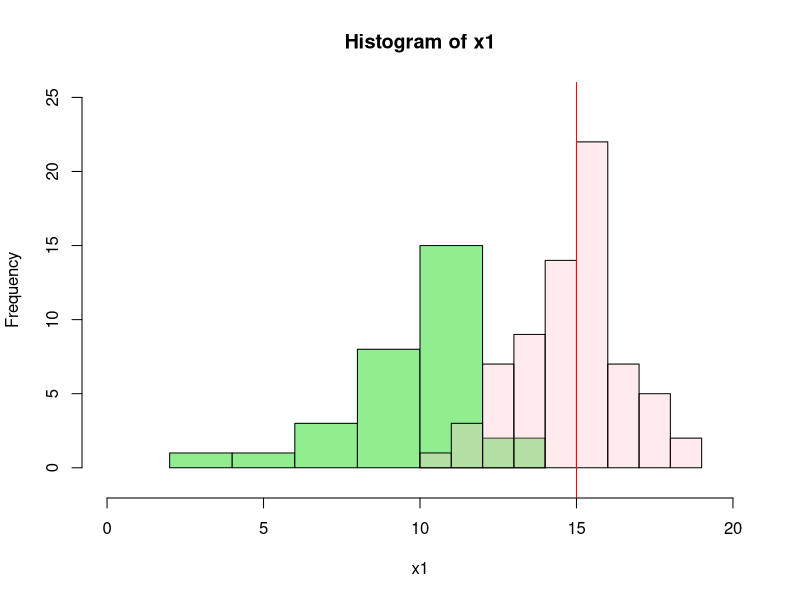
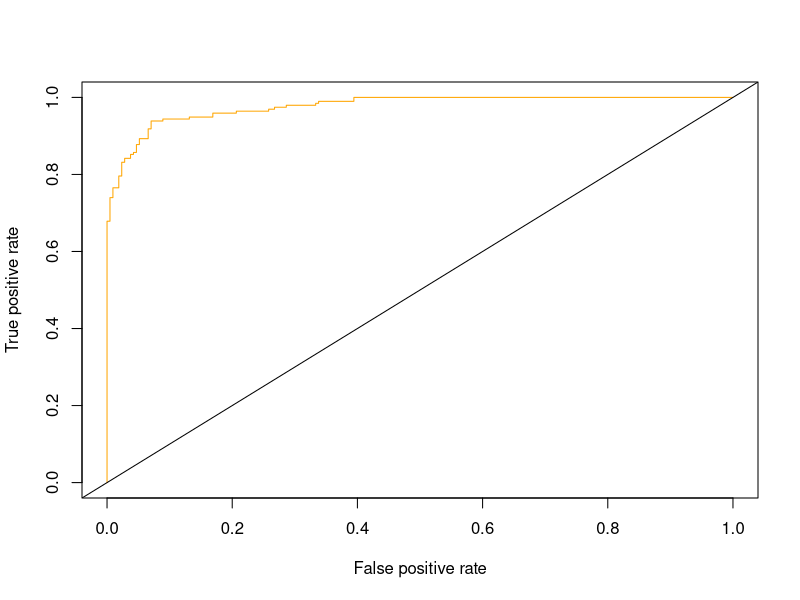

Here is the R script that generated these plots, in order: (Note: this script raises an error after producing the figures.)
## ---- chunk 1
knitr::opts_chunk$set(echo = TRUE, tidy=TRUE, tidy.opts=list(width.cutoff=80))
## ---- chunk 2
set.seed(99)
mean0 = 10
mean1 = 15
pi0 = 0.3
pi1 = 0.7
sd0= 2
sd1=2
x1 = rnorm(100*pi0, mean = mean0, sd = sd0)
x2 = rnorm(100*pi1, mean = mean1, sd = sd1)
plot(hist(x1,plot=FALSE), col = '#90ee90' ,xlim = c(0,20),ylim = c(-1,25))
plot(hist(x2,plot=FALSE), col = rgb(255,192,203, max = 255, alpha = 80, names = "lt.pink") , add = T)
abline(v=15,col="red")

set.seed(99)
p0_1 = sample(x1,1) * (mean0/sd0^2) - (mean0^2/(2*sd0^2)) + log(pi0)
cat('\np0_1 is:', p0_1)
p1_1 = sample(x1,1) * (mean1/sd1^2) - (mean1^2/(2*sd1^2)) + log(pi1)
cat('\np0_1 is:', p1_1)
p0_1/p1_1
cat('\np0_1/p1_1 is:', p0_1/p1_1)
cat("\nSince p0_1/p1_1>0, x1 belongs to class k = 0.")
p0_2 = sample(x2,1) * (mean0/sd0^2) - (mean0^2/(2*sd0^2)) + log(pi0)
cat('\np0_2 is:', p0_2)
p1_2 = sample(x2,1) * (mean1/sd1^2) - (mean1^2/(2*sd1^2)) + log(pi1)
cat('\np1_2 is:', p1_2)
p0_2/p1_2
cat('\np0_2/p1_2 is:', p0_2/p1_2)
cat("\nSince p0_2/p1_2<0, x2 belongs to class k = 1.\n")
cat("As shown in the graoh, the intersection between two class distributinos is about from x=10 to x=14. \nThe misclassified values might be at the intersection region of the two classes \nbecause they have closed p values from each class.\n")

P0fun <- function(x){
  p0_fun = pi0*( (1/(sqrt(2*pi)*sd0))*exp(-(1/(2*sd0^2))*(x-mean0)^2) ) / ((pi0*( (1/(sqrt(2*pi)*sd0))*exp(-(1/(2*sd0^2))*(x-mean0)^2) ))+(pi1*( (1/(sqrt(2*pi)*sd1))*exp(-(1/(2*sd1^2))*(x-mean1)^2) )))
  return(p0_fun)
}
P1fun <- function(x){
  p1_fun = pi1*( (1/(sqrt(2*pi)*sd1))*exp(-(1/(2*sd1^2))*(x-mean1)^2) ) / ((pi0*( (1/(sqrt(2*pi)*sd0))*exp(-(1/(2*sd0^2))*(x-mean0)^2) ))+(pi1*( (1/(sqrt(2*pi)*sd1))*exp(-(1/(2*sd1^2))*(x-mean1)^2) )))
  return(p1_fun)
}
X <- c(x1,x2)
Pr = vector(length = 100)
for (i in (1:100)) {
  Pr[i] = max(P0fun(X[i]),P1fun(X[i]))
}
bayes_error = 1-mean(Pr)
cat("\nThe Bayes Error Rate is",bayes_error)
## ---- chunk 3
library(MASS)
library(class)
attach(Boston)
n = nrow(Boston)
dim(Boston)
crime_dummy = rep(0, length(crim))
crime_dummy[crim>0.3] = 1
set.seed(99)
train=sample(c(TRUE,FALSE), size=n, prob=c(.80, .20), rep=TRUE)
test=(!train)
Boston.train = Boston[train,]
Boston.test = Boston[test,]
crime_dummy.train = crime_dummy[train]
crime_dummy.test = crime_dummy[test]

perfcheck <- function(ct) {
  Accuracy <- (ct[1]+ct[4])/sum(ct)
  Recall <- ct[4]/sum((ct[2]+ct[4]))      #TP/P   or Power, Sensitivity, TPR 
  Type1 <- ct[3]/sum((ct[1]+ct[3]))       #FP/N   or 1 - Specificity , FPR
  Precision <- ct[4]/sum((ct[3]+ct[4]))   #TP/P*
  Type2 <- ct[2]/sum((ct[2]+ct[4]))       #FN/P
  F1 <- 2/(1/Recall+1/Precision)
  Values <- as.vector(round(c(Accuracy, Recall, Type1, Precision, Type2, F1),4)) *100
  Metrics = c("Accuracy", "Recall", "Type1", "Precision", "Type2", "F1")
  cbind(Metrics, Values)
  #list(Performance=round(Performance, 4))
}

#KNN
train.X = cbind(zn, indus, chas, nox, rm, age, dis, rad, tax, ptratio, black, lstat,
    medv)[train, ]
test.X = cbind(zn, indus, chas, nox, rm, age, dis, rad, tax, ptratio, black, lstat,
    medv)[test, ]
dim(train.X)
dim(test.X)
set.seed(1)
#train group
knn.pred.train = knn(test.X, train.X, crime_dummy.test, k = 1)
table(crime_dummy.train, knn.pred.train)
ct1 = table(crime_dummy.train, knn.pred.train)
perfcheck(ct1)
cat("\nThe train error rate for KNN is ", (1 - (ct1[1] + ct1[4])/409) * 100, "%.")
# test group
knn.pred.test = knn(train.X, test.X, crime_dummy.train, k = 1)
table(crime_dummy.test, knn.pred.test)
ct2 = table(crime_dummy.test, knn.pred.test)
perfcheck(ct2)
cat("\nThe test error rate for KNN is ", (1 - (ct2[1] + ct2[4])/97) * 100, "%.")

#logistic regression
#train group
attach(Boston)
glm.fits.train=glm(crime_dummy.train~zn+indus+chas+nox+rm+age+dis+rad+tax+ptratio+black+lstat+medv,data=Boston.train,family=binomial)
glm.probs.train=predict(glm.fits.train, Boston.train, type="response")
length(glm.probs.train)
glm.pred.train=rep("<0.3",409)
glm.pred.train[glm.probs.train>.5]=">0.3"
table(crime_dummy.train, glm.pred.train)
ct3<-table(crime_dummy.train, glm.pred.train)
perfcheck(ct3)
cat("The train error rate for logistic regression is",(1 - (ct3[1] + ct3[4])/409) *
100, "%.")
#test group
glm.fits.test=glm(crime_dummy.test~zn+indus+chas+nox+rm+age+dis+rad+tax+ptratio+black+lstat+medv,data=Boston.test,family=binomial)
glm.probs.test=predict(glm.fits.train, Boston.test, type="response")
length(glm.probs.test)
glm.pred.test=rep("<0.3",97)
glm.pred.test[glm.probs.test>.5]=">0.3"
table(crime_dummy.test, glm.pred.test)
ct4<-table(crime_dummy.test, glm.pred.test)
perfcheck(ct4)
cat("The test error rate for logistic regression is",(1 - (ct4[1] + ct4[4])/97) *
100, "%.")

#LDA
#train group
lda.fit.train=lda(crime_dummy.train~zn+indus+chas+nox+rm+age+dis+rad+tax+ptratio+black+lstat+medv,data=Boston.train)
lda.pred.train=predict(lda.fit.train, Boston.train)
lda.train.class=lda.pred.train$class
table(crime_dummy.train,lda.train.class)
ct5<-table(crime_dummy.train,lda.train.class)
perfcheck(ct5)
cat("The train error rate for LDA is",(1 - (ct5[1] + ct5[4])/409) * 100, "%.")
#test group
lda.pred.test = predict(lda.fit.train, Boston.test)
lda.test.class = lda.pred.test$class
table(crime_dummy.test, lda.test.class)
ct6 = table(crime_dummy.test, lda.test.class)
perfcheck(ct6)
cat("\nThe test error rate for LDA is ", (1 - (ct6[1] + ct6[4])/97) * 100, "%.")

#QDA
#train group
qda.fit.train=qda(crime_dummy.train~zn+indus+chas+nox+rm+age+dis+rad+tax+ptratio+black+lstat+medv,data=Boston.train)
qda.train.class=predict(qda.fit.train,Boston.train)$class
table(crime_dummy.train, qda.train.class)
ct7<-table(crime_dummy.train, qda.train.class)
perfcheck(ct7)
cat("The train error rate for QDA is 1-precision=",(1 - (ct7[1] + ct7[4])/409) * 100, "%.")
#test group
qda.test.class=predict(qda.fit.train, Boston.test)$class
table(crime_dummy.test, qda.test.class)
ct8<-table(crime_dummy.test, qda.test.class)
perfcheck(ct8)
cat("The test error rate for QDA is 1-precision=",(1 - (ct8[1] + ct8[4])/97) * 100, "%.")
## ---- chunk 4
library(ROCR)
glm.prob.train<-predict(glm.fits.train,Boston.train,type="response")
plot(performance(ROCR::prediction(glm.prob.train, crime_dummy.train),"tpr","fpr"),col="Orange")
abline(0,1)

library(zoo)
x <- unlist(performance(ROCR::prediction(glm.prob.train, crime_dummy.train),"tpr","fpr")@x.values)
y <- unlist(performance(ROCR::prediction(glm.prob.train, crime_dummy.train),"tpr","fpr")@y.values)
id <- order(x)
sum(diff(x[id])*rollmean(y[id],2)) - 0.5

## ---- chunk 5
library(caret)
Boston.cv = Boston
Boston.cv$crim = crime_dummy
set.seed(99)
KNN.fit <- train(crim~zn+indus+chas+nox+rm+age+dis+rad+tax+ptratio+black+lstat+medv, data = Boston.cv, method = "knn", trControl = trainControl(method="repeatedcv",repeats = 3), preProcess = c("center","scale"),tuneLength = 20)
KNN.fit
## ---- chunk 6
library(e1071)
f<- svm(crime_dummy~zn+indus+chas+nox+rm+age+dis+rad+tax+ptratio+black+lstat+medv, data = Boston, type = "nu-regression",trControl = +trainControl(method = "repeatedcv"))

prob=predict(f,Boston.test,type="response")
pred=rep("<0.3",97)
pred[svm.prob.test>.5]=">0.3"
ct1 = table(crime_dummy.test,pred)
ct1
error= 1-(ct1[1]+ct1[4])/sum(ct1) 
error
